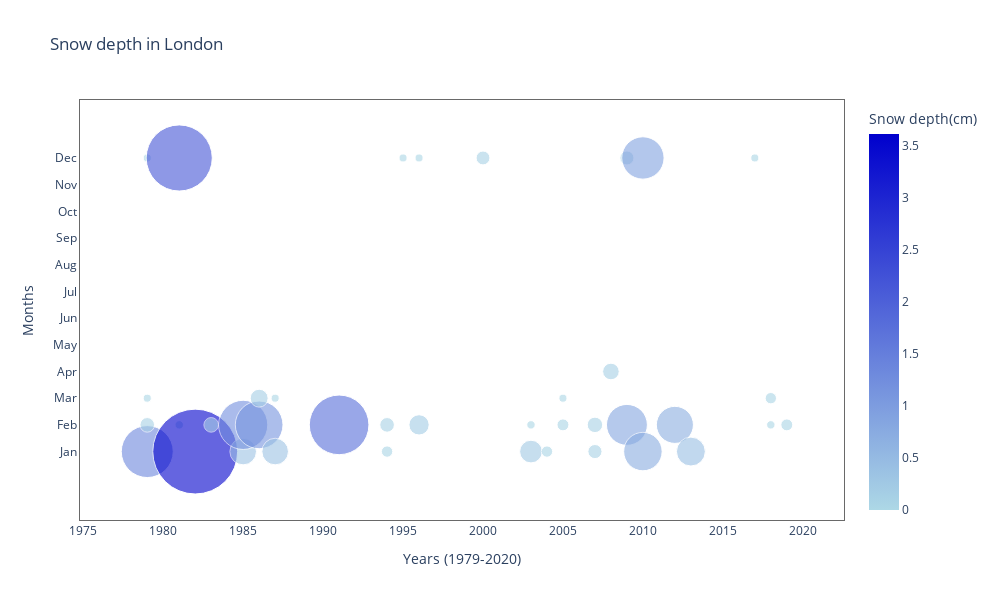

Source (notebook cell):
### Code cell
fig = px.scatter(monthly_data_df1, x="year", y="month", color = 'snow_depth', color_continuous_scale=['lightblue', 'mediumblue'],
	         size="snow_depth", size_max=60, opacity = 0.6, title = "Snow depth in London")
fig.update_layout(height = 600, width = 1000, plot_bgcolor = 'white')
fig.update_xaxes(title = 'Years (1979-2020)', showgrid = False, linecolor = 'dimgrey', mirror = True)
fig.update_yaxes(title = 'Months', showgrid = False, zeroline = False, linecolor = 'dimgrey', mirror = True)
fig.update_coloraxes(colorbar = dict(title = 'Snow depth(cm)'))
fig.show()

### Figure 1 — Plotly figure (JSON) as saved in the notebook; plotly's stock layout.template omitted (floating-point values rounded to 4 significant figures; data arrays with more than 128 entries replaced by an {"elided": "..."} marker saying what was removed)
{"data": [{"hovertemplate": "year=%{x}<br>month=%{y}<br>snow_depth=%{marker.color}<extra></extra>", "legendgroup": "", "marker": {"color": {"elided": "504 float values"}, "coloraxis": "coloraxis", "opacity": 0.6, "size": {"elided": "504 float values"}, "sizemode": "area", "sizeref": 0.001004, "symbol": "circle"}, "mode": "markers", "name": "", "orientation": "h", "showlegend": false, "type": "scatter", "x": {"elided": "504 int values"}, "xaxis": "x", "y": {"elided": "504 str values"}, "yaxis": "y"}], "layout": {"coloraxis": {"colorbar": {"title": {"text": "Snow depth(cm)"}}, "colorscale": [[0, "lightblue"], [1, "mediumblue"]]}, "height": 600, "legend": {"itemsizing": "constant", "tracegroupgap": 0}, "plot_bgcolor": "white", "title": {"text": "Snow depth in London"}, "width": 1000, "xaxis": {"anchor": "y", "domain": [0, 1], "linecolor": "dimgrey", "mirror": true, "showgrid": false, "title": {"text": "Years (1979-2020)"}}, "yaxis": {"anchor": "x", "domain": [0, 1], "linecolor": "dimgrey", "mirror": true, "showgrid": false, "title": {"text": "Months"}, "zeroline": false}}}
